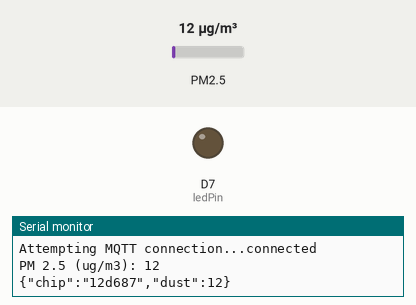
Simulated run of this sketch. Board: ESP8266 (Wemos D1 mini). Parts: output pins drawn as LEDs (lit = HIGH), the last lines printed to the serial monitor. Inputs (shaded band) come from the test bench; at power-on: PM2.5 12 µg/m³. WiFi joins after 1.5 s; servers stay silent unless stated; no MQTT or app messages arrive unless stated.

Above: at 2.7 s.
2.8 s: PM2.5 set to 35 µg/m³
4.7 s: PM2.5 set to 44 µg/m³
At 6.1 s:
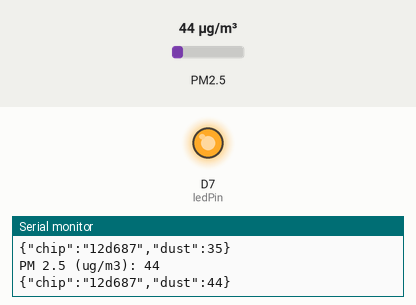
10.0 s: PM2.5 set to 6 µg/m³
At 11.1 s:
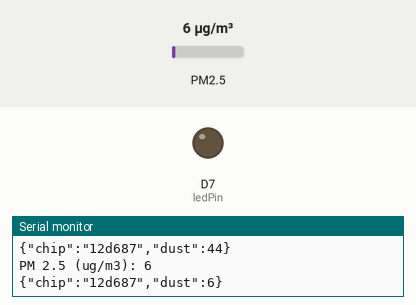
12.0 s: PM2.5 set to 75 µg/m³
At 13.9 s:
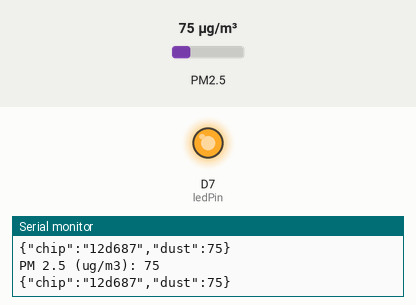
Timing chart, 0 to 15.0 s (numbered marks = the images above; inputs shaded):
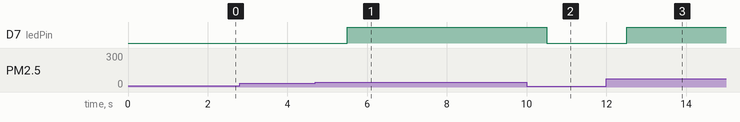

The sketch:

MqttPms5003.ino
```cpp
//1-16-3 https://youtu.be/6rfDrpsOGMY 를 기초로 작업
#include <ESP8266WiFi.h>
#include <PubSubClient.h>
#include <ArduinoJson.h>
#include "PMS.h"

// 아래의 6개설정은 사용자 환경에 맞게 수정하세요.
const char* ssid = "i2r"; // 와이파이 AP, 또는 스마트폰의 핫스판 이름
const char* password = "00000000";  // 와이파이 AP, 또는 스마트폰의 핫스판 이름
const char* mqtt_server = "broker.mqtt-dashboard.com"; //브로커 주소
const char* outTopic = "/kdi/outTopic"; // 이름이 중복되지 않게 설정 기록
const char* inTopic = "/kdi/inTopic"; // 이름이 중복되지 않게 설정 기록
const char* clientName = "";  // setup 함수에서 자동생성
String sChipID;
char cChipID[20];

WiFiClient espClient;
PubSubClient client(espClient);
long lastMsg = 0;
char msg[50];

//json을 위한 설정
StaticJsonDocument<200> doc;
DeserializationError error;
JsonObject root;

//PMS5003 센서를 위한 변수
PMS pms(Serial);
PMS::DATA data;
const int ledPin =  D7;
int dustValue;
String inputString;

// RGB Linght를 위한 설정
/*
#define PIN D2         // led in과 연결하는 D1 mini 핀번호
#define STRIPSIZE 7    // led 개수
int red=25,green=255,blue=25,bright=100;
Adafruit_NeoPixel strip = Adafruit_NeoPixel(STRIPSIZE, PIN, NEO_GRB + NEO_KHZ800);
*/

void setup() {
  pinMode(ledPin, OUTPUT);
  digitalWrite(ledPin, 0);

  Serial.begin(9600);
  setup_wifi();

  //이름 자동으로 생성
  sChipID=String(ESP.getChipId(),HEX);
  sChipID.toCharArray(cChipID,sChipID.length()+1);
  clientName=&cChipID[0];
  Serial.println(clientName);

  client.setServer(mqtt_server, 1883);
  client.setCallback(callback);
}

void setup_wifi() {
  // We start by connecting to a WiFi network
  Serial.println();
  Serial.print("Connecting to ");
  Serial.println(ssid);

  WiFi.begin(ssid, password);

  while (WiFi.status() != WL_CONNECTED) {
    delay(500);
    Serial.print(".");
  }

  Serial.println("");
  Serial.println("WiFi connected");
  Serial.println("IP address: ");
  Serial.println(WiFi.localIP());
}

// 통신에서 문자가 들어오면 이 함수의 payload 배열에 저장된다.
void callback(char* topic, byte* payload, unsigned int length) {
  Serial.print("Message arrived [");
  Serial.print(topic);
  Serial.print("] ");
  for (int i = 0; i < length; i++) {
    Serial.print((char)payload[i]);
  }
  Serial.println();

  deserializeJson(doc,payload);
  root = doc.as<JsonObject>();
  //red = root["r"];
}

// mqtt 통신에 지속적으로 접속한다.
void reconnect() {
  // Loop until we're reconnected
  while (!client.connected()) {
    Serial.print("Attempting MQTT connection...");
    // Attempt to connect
    if (client.connect(clientName)) {
      Serial.println("connected");
      // Once connected, publish an announcement...
      client.publish(outTopic, "Reconnected");
      // ... and resubscribe
      client.subscribe(inTopic);
    } else {
      Serial.print("failed, rc=");
      Serial.print(client.state());
      Serial.println(" try again in 5 seconds");
      // Wait 5 seconds before retrying
      delay(5000);
    }
  }
}

void DoResult() {
  //sprintf(cChipID,"%02x%02x%02x%02x%02x%02x%c",chipid[5], chipid[4], chipid[3], chipid[2], chipid[1], chipid[0],0);
  inputString="{\"chip\":\""+sChipID+"\",\"dust\":"+dustValue+"} ";
  inputString.toCharArray(msg, inputString.length());
  Serial.println(msg);
  client.publish(outTopic, msg);
  if(dustValue>40)
    digitalWrite(ledPin, 1);
  else
    digitalWrite(ledPin, 0);
}

void loop() {
  if (pms.read(data)) {
    dustValue=data.PM_AE_UG_2_5;
    Serial.print("PM 2.5 (ug/m3): ");
    Serial.println(dustValue);
    Serial.println();
    DoResult();
  }

  if (!client.connected()) {
    reconnect();
  }
  client.loop();

}
```

Measured:
- the behaviour switches between 40 and 41 µg/m³ on PM2.5 (found by bisection; images 0 and 1)
- after the input at 4.7 s, D7 (ledPin): LOW → HIGH after 0.81 s
- after the input at 10.0 s, D7 (ledPin): HIGH → LOW after 0.51 s
- after the input at 12.0 s, D7 (ledPin): LOW → HIGH after 0.51 s
